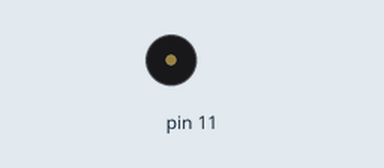
Simulated run of this sketch. Board: Arduino Uno, built with avr-gcc and run on an emulated ATmega328P. Parts: buzzer (waves = sounding).

Above: at 0.4 s.
Timing chart, 0 to 1.9 s (numbered marks = the images above):
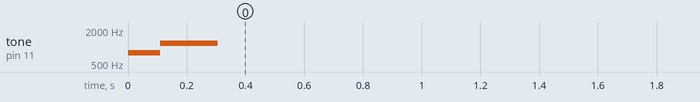

The sketch:

ACCUMULATING.ino
```cpp
void song(int buzzerPin) {

  tone(buzzerPin, 784);
  delay(109);
  noTone(buzzerPin);

  tone(buzzerPin, 1175);
  delay(196);
  noTone(buzzerPin);

}

void setup() {
  song(11);  // Change the pin number as needed
}

void loop() {
  // Empty loop
}
```
